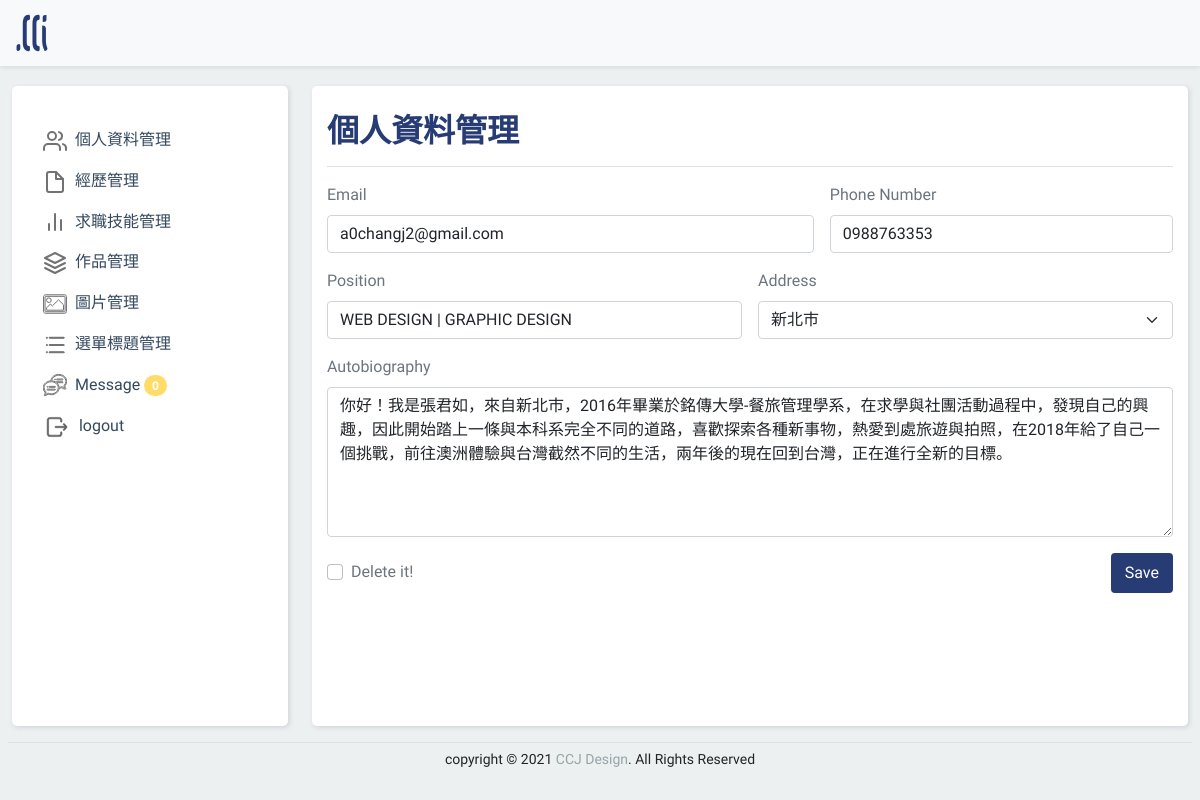
Page /backend.php?do=resume_info (signed in) on the committed database.
### tables this page shows
CREATE TABLE `resume_info` (
  `id` int(10) UNSIGNED NOT NULL,
  `tel` varchar(10) NOT NULL,
  `addr` text NOT NULL,
  `email` text NOT NULL,
  `position` text NOT NULL,
  `intro` text NOT NULL
);

### base.php (called while the page is built, shortened)
<?php
$tstr=[
  'resume_info'=>'個人資料管理',
  'resume_exp'=>'經歷管理',
  'resume_jobskill'=>'求職技能管理',
  'resume_mywork'=>'作品集管理',
  'resume_pic'=>'圖片管理 ',
  'resume_menu'=>'選單管理',
  'resume_message'=>'Message'
];
?>

### backend/resume_info.php (the view, shortened to what this page needs)
<?php
$sql="select * from {$do}";
$rows=$pdo->query($sql)->fetchAll();
?>
<form action="./api/edit.php" method="post">
  <div class="d-flex justify-content-between pt-3 pb-2 mb-3 border-bottom">
    <h2 class="title"><?=$tstr[$do];?></h2>
  </div>
  <div class="row g-3 text-muted">
    <?php foreach($rows as $row){ ?>
    <div class="col-md-7">
      <label for="infoEmail" class="form-label">Email</label>
      <input class="form-control" id="infoEmail" type="email" name="email" value="<?=$row['email'];?>">
    </div>
    <div class="col-md-5">
      <label for="infoTel" class="form-label">Phone Number</label>
      <input class="form-control" id="infoTel" type="text" name="tel" value="<?=$row['tel'];?>">
    </div>
    <div class="col-6">
      <label for="infoPosition" class="form-label">Position</label>
      <input class="form-control" id="infoPosition" type="text" name="position" value="<?=$row['position'];?>">
    </div>
    <div class="col-6">
      <label for="infoAddress" class="form-label">Address</label>
      <select select name="addr" id="infoAddress" class="form-select">
        <option value="新北市" <?=($row['addr']=='新北市')?'selected':'';?>>新北市</option>
      </select>
    </div>
    <div class="col-md-12">
      <label for="infoIntro" class="form-label">Autobiography</label>
      <textarea type="text" class="form-control" id="infoIntro" name="intro" style="height:150px;"><?=$row['intro'];?></textarea>
    </div>
    <div class="col-12 d-flex align-items-center justify-content-between">
      <div class="form-check">
        <input class="form-check-input" type="checkbox" id="infoDel" name="del[]" value="<?=$row['id'];?>">
        <label class="form-check-label" for="infoDel">
          Delete it!
        </label>
      </div>
      <?php  }
      if(!empty($row)){ ?>
    <div>
      <button type="submit" class="btn saveBtn">Save</button>
    </div>
    <?php } ?>
    </div>
  </div>
</form>

### css/backendstyle.css (style rules this page uses)
body { background-color: #ecf0f1; font-family: 'Ubuntu', sans-serif; margin: 0; box-sizing: border-box; }
.title { color: #273c75; font-weight: 600; }
.saveBtn { border:2px solid #273c75; background-color: #273c75; color: #fff; }

### rows in the picture
resume_info: email "a0changj2@gmail.com", tel "0988763353", position "WEB DESIGN | GRAPHIC DESIGN", addr "新北市", intro "你好！我是張君如，來自新北市，2016年畢業於銘傳大學-餐旅管理學系，在求學與社團活動過程中，發現自己的興趣，因此開始踏上一條與本科系完全不同的道路，喜歡探索各種新事物，熱愛到處旅遊與拍照，在2018年給了自己一個挑戰，前往澳洲體驗與台灣截然不同的生活，兩年後的現在回到台灣，正在進行全新的目標。"

### other values in the picture
$tstr[$do] "個人資料管理"
